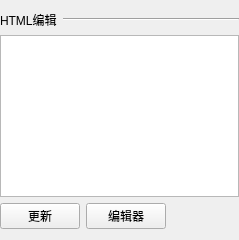
<?xml version="1.0" encoding="UTF-8"?>
<ui version="4.0">
 <class>HtmlPropertyForm</class>
 <widget class="QWidget" name="HtmlPropertyForm">
  <property name="geometry">
   <rect>
    <x>0</x>
    <y>0</y>
    <width>239</width>
    <height>240</height>
   </rect>
  </property>
  <property name="windowTitle">
   <string>Form</string>
  </property>
  <layout class="QVBoxLayout" name="verticalLayout">
   <property name="leftMargin">
    <number>0</number>
   </property>
   <property name="rightMargin">
    <number>0</number>
   </property>
   <item>
    <layout class="QHBoxLayout" name="horizontalLayout">
     <item>
      <widget class="QLabel" name="label">
       <property name="sizePolicy">
        <sizepolicy hsizetype="Fixed" vsizetype="Fixed">
         <horstretch>0</horstretch>
         <verstretch>0</verstretch>
        </sizepolicy>
       </property>
       <property name="text">
        <string>HTML编辑</string>
       </property>
      </widget>
     </item>
     <item>
      <widget class="Line" name="line">
       <property name="orientation">
        <enum>Qt::Horizontal</enum>
       </property>
      </widget>
     </item>
    </layout>
   </item>
   <item>
    <widget class="QTextEdit" name="textEdit"/>
   </item>
   <item>
    <layout class="QHBoxLayout" name="horizontalLayout_2">
     <item>
      <widget class="QPushButton" name="updateBtn">
       <property name="text">
        <string>更新</string>
       </property>
      </widget>
     </item>
     <item>
      <widget class="QPushButton" name="eidtBtn">
       <property name="text">
        <string>编辑器</string>
       </property>
      </widget>
     </item>
     <item>
      <spacer name="horizontalSpacer">
       <property name="orientation">
        <enum>Qt::Horizontal</enum>
       </property>
       <property name="sizeHint" stdset="0">
        <size>
         <width>40</width>
         <height>20</height>
        </size>
       </property>
      </spacer>
     </item>
    </layout>
   </item>
  </layout>
 </widget>
 <resources/>
 <connections/>
</ui>
